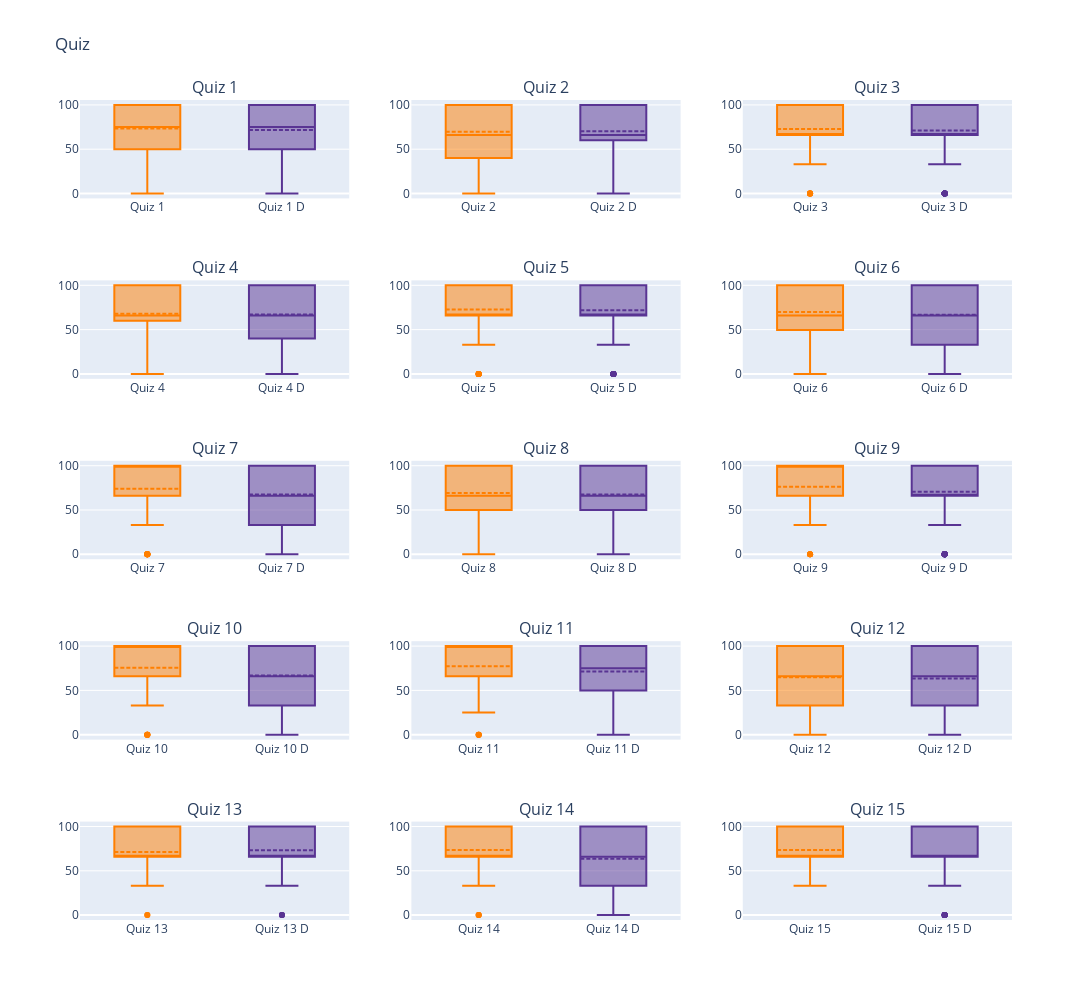

Write notebook code for a chart like this one.
### Markdown cell above
### Visualizando BoxPlots

### Code cell
plot_quiz_box(quiz_data=enfermagem, n_rows=5, n_cols=3)

### Figure 1 — Plotly figure (JSON) as saved in the notebook; plotly's stock layout.template omitted (floating-point values rounded to 4 significant figures; data arrays with more than 128 entries replaced by an {"elided": "..."} marker saying what was removed)
{"data": [{"boxmean": true, "marker": {"color": "#FF7F00"}, "name": "Quiz 1", "orientation": "v", "type": "box", "xaxis": "x", "y": {"elided": "208 int values"}, "yaxis": "y"}, {"boxmean": true, "marker": {"color": "#593493"}, "name": "Quiz 1 D", "orientation": "v", "type": "box", "xaxis": "x", "y": {"elided": "661 int values"}, "yaxis": "y"}, {"boxmean": true, "marker": {"color": "#FF7F00"}, "name": "Quiz 2", "orientation": "v", "type": "box", "xaxis": "x2", "y": {"elided": "194 int values"}, "yaxis": "y2"}, {"boxmean": true, "marker": {"color": "#593493"}, "name": "Quiz 2 D", "orientation": "v", "type": "box", "xaxis": "x2", "y": {"elided": "530 int values"}, "yaxis": "y2"}, {"boxmean": true, "marker": {"color": "#FF7F00"}, "name": "Quiz 3", "orientation": "v", "type": "box", "xaxis": "x3", "y": {"elided": "185 int values"}, "yaxis": "y3"}, {"boxmean": true, "marker": {"color": "#593493"}, "name": "Quiz 3 D", "orientation": "v", "type": "box", "xaxis": "x3", "y": {"elided": "439 int values"}, "yaxis": "y3"}, {"boxmean": true, "marker": {"color": "#FF7F00"}, "name": "Quiz 4", "orientation": "v", "type": "box", "xaxis": "x4", "y": {"elided": "177 int values"}, "yaxis": "y4"}, {"boxmean": true, "marker": {"color": "#593493"}, "name": "Quiz 4 D", "orientation": "v", "type": "box", "xaxis": "x4", "y": {"elided": "399 int values"}, "yaxis": "y4"}, {"boxmean": true, "marker": {"color": "#FF7F00"}, "name": "Quiz 5", "orientation": "v", "type": "box", "xaxis": "x5", "y": {"elided": "165 int values"}, "yaxis": "y5"}, {"boxmean": true, "marker": {"color": "#593493"}, "name": "Quiz 5 D", "orientation": "v", "type": "box", "xaxis": "x5", "y": {"elided": "367 int values"}, "yaxis": "y5"}, {"boxmean": true, "marker": {"color": "#FF7F00"}, "name": "Quiz 6", "orientation": "v", "type": "box", "xaxis": "x6", "y": {"elided": "152 int values"}, "yaxis": "y6"}, {"boxmean": true, "marker": {"color": "#593493"}, "name": "Quiz 6 D", "orientation": "v", "type": "box", "xaxis": "x6", "y": {"elided": "339 int values"}, "yaxis": "y6"}, {"boxmean": true, "marker": {"color": "#FF7F00"}, "name": "Quiz 7", "orientation": "v", "type": "box", "xaxis": "x7", "y": {"elided": "146 int values"}, "yaxis": "y7"}, {"boxmean": true, "marker": {"color": "#593493"}, "name": "Quiz 7 D", "orientation": "v", "type": "box", "xaxis": "x7", "y": {"elided": "319 int values"}, "yaxis": "y7"}, {"boxmean": true, "marker": {"color": "#FF7F00"}, "name": "Quiz 8", "orientation": "v", "type": "box", "xaxis": "x8", "y": {"elided": "141 int values"}, "yaxis": "y8"}, {"boxmean": true, "marker": {"color": "#593493"}, "name": "Quiz 8 D", "orientation": "v", "type": "box", "xaxis": "x8", "y": {"elided": "305 int values"}, "yaxis": "y8"}, {"boxmean": true, "marker": {"color": "#FF7F00"}, "name": "Quiz 9", "orientation": "v", "type": "box", "xaxis": "x9", "y": {"elided": "134 int values"}, "yaxis": "y9"}, {"boxmean": true, "marker": {"color": "#593493"}, "name": "Quiz 9 D", "orientation": "v", "type": "box", "xaxis": "x9", "y": {"elided": "279 int values"}, "yaxis": "y9"}, {"boxmean": true, "marker": {"color": "#FF7F00"}, "name": "Quiz 10", "orientation": "v", "type": "box", "xaxis": "x10", "y": {"elided": "133 int values"}, "yaxis": "y10"}, {"boxmean": true, "marker": {"color": "#593493"}, "name": "Quiz 10 D", "orientation": "v", "type": "box", "xaxis": "x10", "y": {"elided": "267 int values"}, "yaxis": "y10"}, {"boxmean": true, "marker": {"color": "#FF7F00"}, "name": "Quiz 11", "orientation": "v", "type": "box", "xaxis": "x11", "y": [100, 33, 100, 100, 100, 100, 100, 100, 100, 100, 0, 100, 100, 50, 100, 100, 66, 100, 100, 100, 100, 100, 100, 100, 66, 75, 100, 50, 66, 100, 50, 33, 100, 100, 33, 50, 100, 66, 100, 100, 100, 100, 33, 100, 100, 100, 75, 100, 100, 100, 66, 100, 100, 100, 100, 75, 100, 50, 66, 100, 100, 100, 75, 100, 75, 66, 100, 100, 75, 100, 75, 0, 25, 66, 25, 100, 66, 33, 50, 66, 33, 25, 0, 33, 25, 0, 75, 100, 33, 66, 33, 100, 75, 100, 66, 100, 100, 100, 75, 100], "yaxis": "y11"}, {"boxmean": true, "marker": {"color": "#593493"}, "name": "Quiz 11 D", "orientation": "v", "type": "box", "xaxis": "x11", "y": {"elided": "199 int values"}, "yaxis": "y11"}, {"boxmean": true, "marker": {"color": "#FF7F00"}, "name": "Quiz 12", "orientation": "v", "type": "box", "xaxis": "x12", "y": [100, 100, 100, 100, 100, 100, 0, 100, 100, 100, 100, 66, 100, 66, 33, 33, 66, 66, 66, 33, 66, 0, 33, 0, 66, 100, 66, 0, 66, 33, 66, 66, 100, 33, 100, 33, 100, 100, 0, 33], "yaxis": "y12"}, {"boxmean": true, "marker": {"color": "#593493"}, "name": "Quiz 12 D", "orientation": "v", "type": "box", "xaxis": "x12", "y": [100, 100, 0, 33, 100, 100, 33, 66, 66, 100, 0, 100, 66, 100, 66, 33, 66, 33, 66, 0, 100, 66, 66, 100, 0, 100, 66, 66, 33, 66, 100, 0, 100, 66, 100, 66, 33, 66, 66, 100, 66, 33, 66, 66, 66, 66, 100, 66, 66, 66, 66, 66, 0, 100, 100, 0, 100, 66, 66, 66, 100, 66, 100, 100, 100, 100, 33, 0, 66, 100, 100, 0, 0, 0, 0, 100, 66, 33], "yaxis": "y12"}, {"boxmean": true, "marker": {"color": "#FF7F00"}, "name": "Quiz 13", "orientation": "v", "type": "box", "xaxis": "x13", "y": [66, 33, 100, 100, 66, 100, 0, 100, 100, 66, 100, 100, 66, 100, 66, 100, 0, 66, 100, 66, 66, 33, 66, 66, 66, 100, 33, 66, 66, 100, 100, 66, 66, 33, 66, 100, 33, 66, 66, 100], "yaxis": "y13"}, {"boxmean": true, "marker": {"color": "#593493"}, "name": "Quiz 13 D", "orientation": "v", "type": "box", "xaxis": "x13", "y": [66, 66, 66, 66, 100, 100, 66, 100, 66, 66, 100, 0, 0, 66, 100, 66, 100, 33, 66, 66, 100, 33, 100, 66, 66, 66, 100, 100, 33, 100, 100, 66, 66, 33, 100, 66, 100, 66, 66, 66, 100, 100, 66, 100, 100, 33, 100, 100, 33, 66, 66, 66, 33, 100, 100, 33, 100, 66, 100, 100, 100, 0, 33, 100, 33, 66, 66, 33, 100, 100, 66, 100, 66, 33, 100, 100, 100, 66, 100], "yaxis": "y13"}, {"boxmean": true, "marker": {"color": "#FF7F00"}, "name": "Quiz 14", "orientation": "v", "type": "box", "xaxis": "x14", "y": [0, 66, 66, 66, 66, 66, 66, 66, 100, 100, 33, 66, 66, 100, 100, 100, 66, 33, 66, 66, 100, 0, 100, 100, 100, 66, 66, 100, 66, 100, 100, 0, 100, 66, 100, 100, 100, 66], "yaxis": "y14"}, {"boxmean": true, "marker": {"color": "#593493"}, "name": "Quiz 14 D", "orientation": "v", "type": "box", "xaxis": "x14", "y": [100, 66, 66, 100, 100, 66, 33, 66, 100, 66, 66, 100, 100, 33, 66, 100, 66, 100, 100, 66, 33, 100, 0, 0, 66, 100, 100, 33, 0, 100, 66, 100, 66, 33, 33, 100, 66, 100, 33, 100, 100, 33, 100, 66, 33, 66, 33, 33, 66, 100, 33, 33, 66, 66, 66, 66, 0, 100, 0, 0, 100, 66, 66, 0, 33, 66, 33, 33, 100, 66, 100, 100, 33, 33, 100, 66], "yaxis": "y14"}, {"boxmean": true, "marker": {"color": "#FF7F00"}, "name": "Quiz 15", "orientation": "v", "type": "box", "xaxis": "x15", "y": [100, 33, 66, 100, 33, 100, 100, 100, 100, 66, 66, 100, 100, 66, 66, 66, 100, 100, 100, 33, 66, 66, 100, 66, 66, 100, 100, 66, 33, 33, 33, 100, 66, 66, 66, 33, 100, 33], "yaxis": "y15"}, {"boxmean": true, "marker": {"color": "#593493"}, "name": "Quiz 15 D", "orientation": "v", "type": "box", "xaxis": "x15", "y": [100, 66, 100, 66, 66, 33, 66, 66, 100, 100, 66, 100, 100, 66, 100, 100, 33, 100, 0, 66, 100, 100, 100, 66, 66, 100, 66, 66, 66, 100, 100, 100, 66, 100, 100, 100, 100, 100, 100, 66, 0, 66, 0, 66, 100, 66, 0, 0, 66, 66, 100, 100, 66, 100, 66, 33, 0, 100, 66, 100, 33, 0, 66, 0, 66, 66, 66, 66, 33, 66, 66, 0, 0, 100, 0, 33], "yaxis": "y15"}], "layout": {"annotations": [{"font": {"size": 16}, "showarrow": false, "text": "Quiz 1", "x": 0.1444, "xanchor": "center", "xref": "paper", "y": 1, "yanchor": "bottom", "yref": "paper"}, {"font": {"size": 16}, "showarrow": false, "text": "Quiz 2", "x": 0.5, "xanchor": "center", "xref": "paper", "y": 1, "yanchor": "bottom", "yref": "paper"}, {"font": {"size": 16}, "showarrow": false, "text": "Quiz 3", "x": 0.8556, "xanchor": "center", "xref": "paper", "y": 1, "yanchor": "bottom", "yref": "paper"}, {"font": {"size": 16}, "showarrow": false, "text": "Quiz 4", "x": 0.1444, "xanchor": "center", "xref": "paper", "y": 0.78, "yanchor": "bottom", "yref": "paper"}, {"font": {"size": 16}, "showarrow": false, "text": "Quiz 5", "x": 0.5, "xanchor": "center", "xref": "paper", "y": 0.78, "yanchor": "bottom", "yref": "paper"}, {"font": {"size": 16}, "showarrow": false, "text": "Quiz 6", "x": 0.8556, "xanchor": "center", "xref": "paper", "y": 0.78, "yanchor": "bottom", "yref": "paper"}, {"font": {"size": 16}, "showarrow": false, "text": "Quiz 7", "x": 0.1444, "xanchor": "center", "xref": "paper", "y": 0.56, "yanchor": "bottom", "yref": "paper"}, {"font": {"size": 16}, "showarrow": false, "text": "Quiz 8", "x": 0.5, "xanchor": "center", "xref": "paper", "y": 0.56, "yanchor": "bottom", "yref": "paper"}, {"font": {"size": 16}, "showarrow": false, "text": "Quiz 9", "x": 0.8556, "xanchor": "center", "xref": "paper", "y": 0.56, "yanchor": "bottom", "yref": "paper"}, {"font": {"size": 16}, "showarrow": false, "text": "Quiz 10", "x": 0.1444, "xanchor": "center", "xref": "paper", "y": 0.34, "yanchor": "bottom", "yref": "paper"}, {"font": {"size": 16}, "showarrow": false, "text": "Quiz 11", "x": 0.5, "xanchor": "center", "xref": "paper", "y": 0.34, "yanchor": "bottom", "yref": "paper"}, {"font": {"size": 16}, "showarrow": false, "text": "Quiz 12", "x": 0.8556, "xanchor": "center", "xref": "paper", "y": 0.34, "yanchor": "bottom", "yref": "paper"}, {"font": {"size": 16}, "showarrow": false, "text": "Quiz 13", "x": 0.1444, "xanchor": "center", "xref": "paper", "y": 0.12, "yanchor": "bottom", "yref": "paper"}, {"font": {"size": 16}, "showarrow": false, "text": "Quiz 14", "x": 0.5, "xanchor": "center", "xref": "paper", "y": 0.12, "yanchor": "bottom", "yref": "paper"}, {"font": {"size": 16}, "showarrow": false, "text": "Quiz 15", "x": 0.8556, "xanchor": "center", "xref": "paper", "y": 0.12, "yanchor": "bottom", "yref": "paper"}], "height": 1000, "showlegend": false, "title": {"text": "Quiz"}, "width": 1250, "xaxis": {"anchor": "y", "domain": [0, 0.2889]}, "xaxis10": {"anchor": "y10", "domain": [0, 0.2889]}, "xaxis11": {"anchor": "y11", "domain": [0.3556, 0.6444]}, "xaxis12": {"anchor": "y12", "domain": [0.7111, 1]}, "xaxis13": {"anchor": "y13", "domain": [0, 0.2889]}, "xaxis14": {"anchor": "y14", "domain": [0.3556, 0.6444]}, "xaxis15": {"anchor": "y15", "domain": [0.7111, 1]}, "xaxis2": {"anchor": "y2", "domain": [0.3556, 0.6444]}, "xaxis3": {"anchor": "y3", "domain": [0.7111, 1]}, "xaxis4": {"anchor": "y4", "domain": [0, 0.2889]}, "xaxis5": {"anchor": "y5", "domain": [0.3556, 0.6444]}, "xaxis6": {"anchor": "y6", "domain": [0.7111, 1]}, "xaxis7": {"anchor": "y7", "domain": [0, 0.2889]}, "xaxis8": {"anchor": "y8", "domain": [0.3556, 0.6444]}, "xaxis9": {"anchor": "y9", "domain": [0.7111, 1]}, "yaxis": {"anchor": "x", "domain": [0.88, 1]}, "yaxis10": {"anchor": "x10", "domain": [0.22, 0.34]}, "yaxis11": {"anchor": "x11", "domain": [0.22, 0.34]}, "yaxis12": {"anchor": "x12", "domain": [0.22, 0.34]}, "yaxis13": {"anchor": "x13", "domain": [0, 0.12]}, "yaxis14": {"anchor": "x14", "domain": [0, 0.12]}, "yaxis15": {"anchor": "x15", "domain": [0, 0.12]}, "yaxis2": {"anchor": "x2", "domain": [0.88, 1]}, "yaxis3": {"anchor": "x3", "domain": [0.88, 1]}, "yaxis4": {"anchor": "x4", "domain": [0.66, 0.78]}, "yaxis5": {"anchor": "x5", "domain": [0.66, 0.78]}, "yaxis6": {"anchor": "x6", "domain": [0.66, 0.78]}, "yaxis7": {"anchor": "x7", "domain": [0.44, 0.56]}, "yaxis8": {"anchor": "x8", "domain": [0.44, 0.56]}, "yaxis9": {"anchor": "x9", "domain": [0.44, 0.56]}}}
